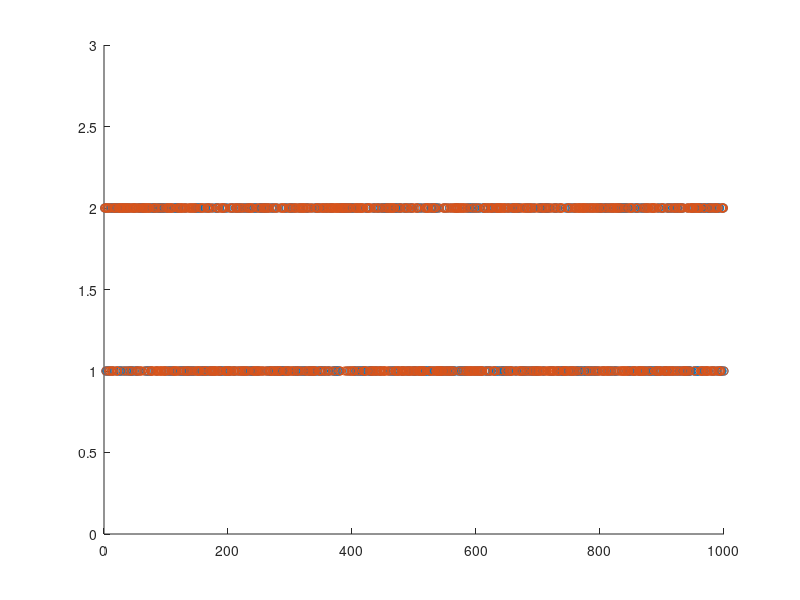

This figure's MATLAB source:
rng default;  % for reproducibility
MaxTrials = 1000;
TrialTypes = unidrnd(2,1,MaxTrials);

%WarmupTrialsCounter = 5;
WarmupTrialsCounter = MaxTrials;

CurrentTrial = 3;
MaxSameConsecutiveTrials = 3;
SameAsPrevMax = true;

NewTrialTypes = TrialTypes;
for i = CurrentTrial:MaxTrials
    DrawTrialType = unidrnd(2,1,1);
    
    if (i > MaxSameConsecutiveTrials) && (i < WarmupTrialsCounter)
        while SameAsPrevMax
            if ~all(TrialTypes(i-3:i-1) == DrawTrialType)
                SameAsPrevMax = false;
            else
                DrawTrialType = unidrnd(2,1,1);
            end
        end
        NewTrialTypes(i) = DrawTrialType;
    end   
end

figure();
hold on;
plot(TrialTypes, 'o');
%figure();
plot(NewTrialTypes, 'o');
ylim([0 3]);

